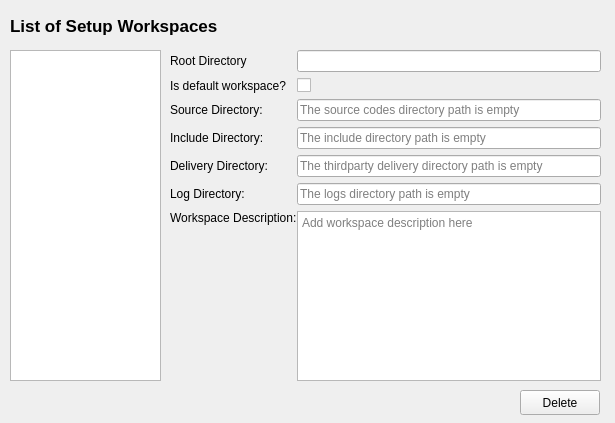
<?xml version="1.0" encoding="UTF-8"?>
<ui version="4.0">
 <class>OptionPageWorkspace</class>
 <widget class="QWidget" name="OptionPageWorkspace">
  <property name="geometry">
   <rect>
    <x>0</x>
    <y>0</y>
    <width>615</width>
    <height>423</height>
   </rect>
  </property>
  <property name="sizePolicy">
   <sizepolicy hsizetype="Expanding" vsizetype="Fixed">
    <horstretch>0</horstretch>
    <verstretch>0</verstretch>
   </sizepolicy>
  </property>
  <property name="windowTitle">
   <string>Dialog</string>
  </property>
  <widget class="QLabel" name="projectManagerLabel">
   <property name="geometry">
    <rect>
     <x>10</x>
     <y>10</y>
     <width>591</width>
     <height>31</height>
    </rect>
   </property>
   <property name="sizePolicy">
    <sizepolicy hsizetype="Expanding" vsizetype="Preferred">
     <horstretch>0</horstretch>
     <verstretch>0</verstretch>
    </sizepolicy>
   </property>
   <property name="font">
    <font>
     <pointsize>13</pointsize>
     <bold>true</bold>
    </font>
   </property>
   <property name="text">
    <string>List of Setup Workspaces</string>
   </property>
  </widget>
  <widget class="QWidget" name="layoutWidget">
   <property name="geometry">
    <rect>
     <x>170</x>
     <y>50</y>
     <width>431</width>
     <height>331</height>
    </rect>
   </property>
   <layout class="QGridLayout" name="gridLayout">
    <property name="horizontalSpacing">
     <number>0</number>
    </property>
    <item row="0" column="0" colspan="2">
     <widget class="QLabel" name="rootDirLabel">
      <property name="text">
       <string>Root Directory</string>
      </property>
     </widget>
    </item>
    <item row="3" column="0" colspan="2">
     <widget class="QLabel" name="includeDirLabel">
      <property name="text">
       <string>Include Directory:</string>
      </property>
     </widget>
    </item>
    <item row="4" column="2">
     <widget class="QLineEdit" name="deliveryDirEdit">
      <property name="toolTip">
       <string>The thirdparty delivery directory path of the selected workspace</string>
      </property>
      <property name="readOnly">
       <bool>true</bool>
      </property>
      <property name="placeholderText">
       <string>The thirdparty delivery directory path is empty</string>
      </property>
     </widget>
    </item>
    <item row="5" column="0" colspan="2">
     <widget class="QLabel" name="logDirLabel">
      <property name="text">
       <string>Log Directory:</string>
      </property>
     </widget>
    </item>
    <item row="1" column="2">
     <widget class="QCheckBox" name="checkDefault">
      <property name="enabled">
       <bool>true</bool>
      </property>
      <property name="toolTip">
       <string>Set currently active workspace as defalt</string>
      </property>
      <property name="text">
       <string/>
      </property>
     </widget>
    </item>
    <item row="6" column="2" colspan="2">
     <widget class="QPlainTextEdit" name="workspaceEdit">
      <property name="placeholderText">
       <string>Add workspace description here</string>
      </property>
     </widget>
    </item>
    <item row="0" column="2">
     <widget class="QLineEdit" name="rootDirEdit">
      <property name="toolTip">
       <string>Root directory of the selected workspace</string>
      </property>
      <property name="whatsThis">
       <string>The root directory of the workspace</string>
      </property>
      <property name="layoutDirection">
       <enum>Qt::LayoutDirection::LeftToRight</enum>
      </property>
      <property name="alignment">
       <set>Qt::AlignmentFlag::AlignLeading|Qt::AlignmentFlag::AlignLeft|Qt::AlignmentFlag::AlignVCenter</set>
      </property>
      <property name="readOnly">
       <bool>true</bool>
      </property>
     </widget>
    </item>
    <item row="1" column="0" colspan="2">
     <widget class="QLabel" name="rootDirLabel_2">
      <property name="text">
       <string>Is default workspace?</string>
      </property>
     </widget>
    </item>
    <item row="5" column="2">
     <widget class="QLineEdit" name="logDirEdit">
      <property name="toolTip">
       <string>The log files directory path of the selected workspace</string>
      </property>
      <property name="readOnly">
       <bool>true</bool>
      </property>
      <property name="placeholderText">
       <string>The logs directory path is empty</string>
      </property>
     </widget>
    </item>
    <item row="6" column="0" colspan="2">
     <widget class="QLabel" name="workspaceDescriptionLabel">
      <property name="text">
       <string>Workspace Description:</string>
      </property>
      <property name="alignment">
       <set>Qt::AlignmentFlag::AlignLeading|Qt::AlignmentFlag::AlignLeft|Qt::AlignmentFlag::AlignTop</set>
      </property>
     </widget>
    </item>
    <item row="2" column="0" colspan="2">
     <widget class="QLabel" name="sourceDirLabel">
      <property name="text">
       <string>Source Directory:</string>
      </property>
     </widget>
    </item>
    <item row="3" column="2">
     <widget class="QLineEdit" name="includeDirEdit">
      <property name="toolTip">
       <string>The include files directory path of the selected workspace</string>
      </property>
      <property name="readOnly">
       <bool>true</bool>
      </property>
      <property name="placeholderText">
       <string>The include directory path is empty</string>
      </property>
     </widget>
    </item>
    <item row="4" column="0" colspan="2">
     <widget class="QLabel" name="deliveryDirLabel">
      <property name="text">
       <string>Delivery Directory:</string>
      </property>
     </widget>
    </item>
    <item row="2" column="2">
     <widget class="QLineEdit" name="sourceDirEdit">
      <property name="toolTip">
       <string>The source codes directory path of the selected workspace</string>
      </property>
      <property name="layoutDirection">
       <enum>Qt::LayoutDirection::LeftToRight</enum>
      </property>
      <property name="readOnly">
       <bool>true</bool>
      </property>
      <property name="placeholderText">
       <string>The source codes directory path is empty</string>
      </property>
     </widget>
    </item>
   </layout>
  </widget>
  <widget class="QListWidget" name="listOfWorkspaces">
   <property name="geometry">
    <rect>
     <x>10</x>
     <y>50</y>
     <width>151</width>
     <height>331</height>
    </rect>
   </property>
   <property name="toolTip">
    <string>List of workspaces</string>
   </property>
   <property name="editTriggers">
    <set>QAbstractItemView::EditTrigger::NoEditTriggers</set>
   </property>
   <property name="iconSize">
    <size>
     <width>16</width>
     <height>16</height>
    </size>
   </property>
  </widget>
  <widget class="QPushButton" name="deleteButton">
   <property name="geometry">
    <rect>
     <x>520</x>
     <y>390</y>
     <width>80</width>
     <height>25</height>
    </rect>
   </property>
   <property name="toolTip">
    <string>Delete currently selected not active workspace settings.</string>
   </property>
   <property name="text">
    <string>Delete</string>
   </property>
  </widget>
 </widget>
 <tabstops>
  <tabstop>rootDirEdit</tabstop>
  <tabstop>sourceDirEdit</tabstop>
  <tabstop>includeDirEdit</tabstop>
  <tabstop>deliveryDirEdit</tabstop>
  <tabstop>logDirEdit</tabstop>
  <tabstop>workspaceEdit</tabstop>
 </tabstops>
 <resources/>
 <connections/>
</ui>
